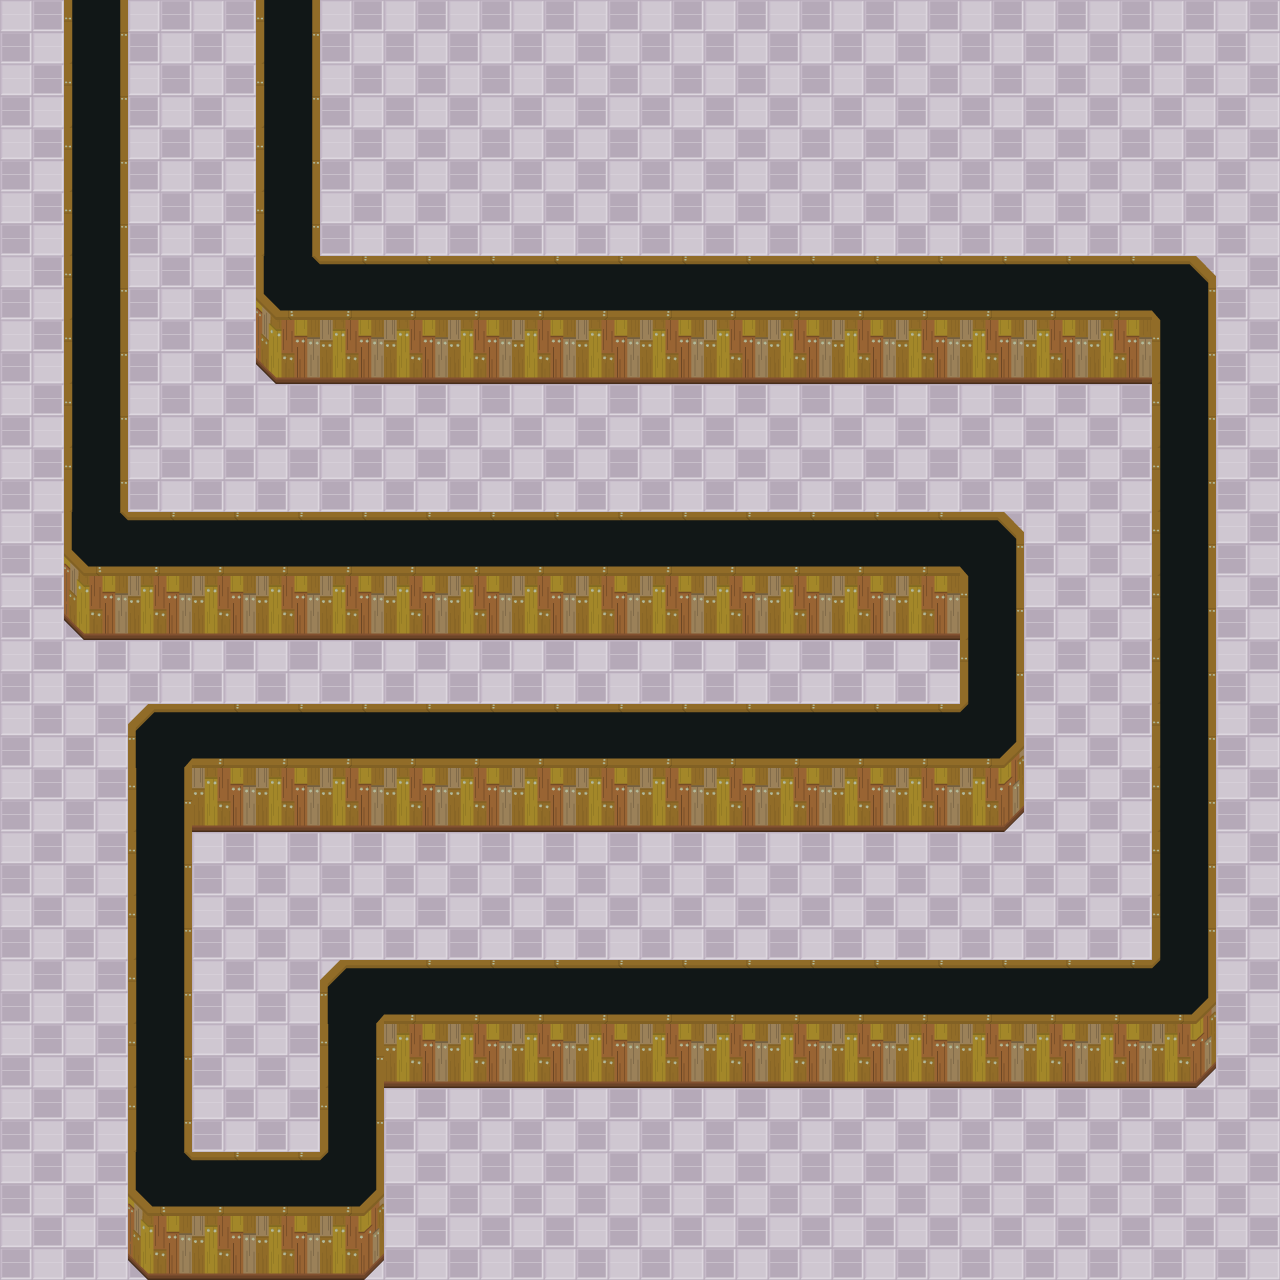

Rendered tile map (Tiled .tmx) drawn with the repository's tilesets; below, a short description and the map source with its tile grids summarised:
An orthogonal 20x20 tile map with 64x64 px tiles, 1 tile layer (Tile), 1 image layer.

<map version="1.0" orientation="orthogonal" width="20" height="20" tilewidth="64" tileheight="64">
 <tileset firstgid="1" name="TileSet" tilewidth="64" tileheight="64">
  <image source="TileSetTeste.png" width="192" height="448" />
 </tileset>
 <imagelayer name="BackImage">
     <image source="map3.png" />
 </imagelayer>
 <layer name="Tile" width="20" height="20">
  <data>[400 cells, 152 non-empty, 9 distinct tile ids]</data>
 </layer>
</map>
